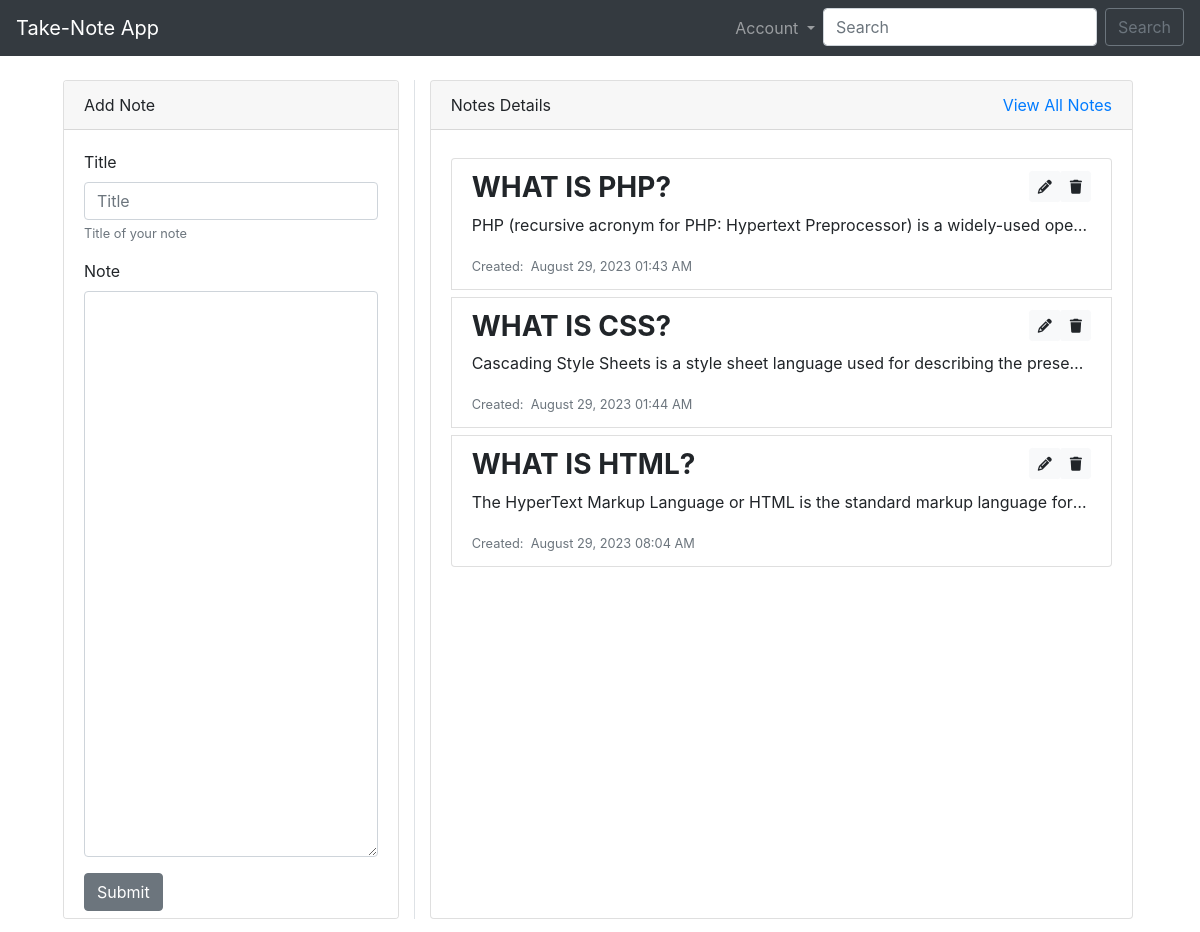
The page / on the database its author committed.
### tables this page shows
CREATE TABLE `tbl_notes` (
  `tbl_notes_id` int(11) NOT NULL,
  `note_title` text NOT NULL,
  `note` longtext NOT NULL,
  `date_time` timestamp NOT NULL DEFAULT current_timestamp() ON UPDATE current_timestamp()
);

### index.php (the view, shortened to what this page needs)
<!DOCTYPE html>
<html lang="en">
<head>
    <link rel="stylesheet" href="https://cdn.jsdelivr.net/npm/bootstrap@4.0.0/dist/css/bootstrap.min.css">
    <link rel="stylesheet" href="https://cdnjs.cloudflare.com/ajax/libs/font-awesome/6.4.2/css/all.min.css" />
</head>
<body>
    <nav class="navbar navbar-expand-lg navbar-dark bg-dark col-12">
        <a class="navbar-brand" href="#">Take-Note App</a>
        <div class="collapse navbar-collapse" id="navbarSupportedContent">
            <ul class="navbar-nav ml-auto">
                <li class="nav-item dropdown">
                    <a class="nav-link dropdown-toggle" href="#" id="navbarDropdown" role="button" data-toggle="dropdown" aria-haspopup="true" aria-expanded="false">
                        Account
                    </a>
                </li>
                <li class="nav-item">
                    <form class="form-inline my-2 my-lg-0">
                        <input class="form-control mr-sm-2" type="search" placeholder="Search" aria-label="Search">
                        <button class="btn btn-outline-secondary my-2 my-sm-0" type="submit">Search</button>
                    </form>
                </li>
            </ul>
        </div>
    </nav>
    <div class="main-panel mt-4 ml-5 col-11">
        <div class="row">
            <div class="col-md-4 border-right">
                <div class="card">
                    <div class="card-header">
                        Add Note
                    </div>
                    <div class="card-body">
                        <form method="post" action="endpoint/add_note.php">
                            <div class="form-group">
                                <label for="noteTitle">Title</label>
                                <input type="text" class="form-control" id="noteTitle" name="note_title" placeholder="Title">
                                <small id="emailHelp" class="form-text text-muted">Title of your note</small>
                            </div>
                            <div class="form-group">
                                <label for="note">Note</label>
                                <textarea class="form-control" id="note" name="note_content" rows="23"></textarea>
                            </div>
                            <button type="submit" class="btn btn-secondary">Submit</button>
                        </form>
                    </div>
                </div>
            </div>
            <div class="col-md-8">
                <div class="card">
                    <div class="card-header">
                        Notes Details
                        <a href="all_notes.php" class="float-right">View All Notes</a>
                    </div>
                    <div class="card-body">
                        <div class="data-item">
                            <ul class="list-group">
                            <?php
                            include('conn/conn.php');
                            $stmt = $conn->prepare("SELECT * FROM `tbl_notes`");
                            $stmt->execute();
                            $result = $stmt->fetchAll();
                            foreach ($result as $row) {
                                $noteID = $row['tbl_notes_id'];
                                $noteTitle = $row['note_title'];
                                $noteContent = $row['note'];
                                $noteDateTime = $row['date_time'];
                                $formattedDateTime = date('F j, Y H:i A', strtotime($noteDateTime));
                            ?>
                                <li class="list-group-item mt-2">
                                    <div class="btn-group float-right">
                                        <a href="endpoint/update_note.php?edit=<?php echo $noteID ?>"><button type="button" class="btn btn-sm btn-light" title="Show"><i class="fa fa-pencil"></i></button></a>
                                        <button onclick="delete_note('<?php echo $noteID ?>')" type="button" class="btn btn-sm btn-light" title="Remove"><i class="fa fa-trash"></i></button>
                                    </div>
                                    <h3 style="text-transform:uppercase;"><b><?php echo $noteTitle ?></b></h3>
                                    <p class="note-content"><?php echo $noteContent ?></p>
                                    <small class="block text-muted text-info">Created: <i class="fa fa-clock-o text-info"></i> <?php echo $formattedDateTime ?></small>
                                </li>
                            <?php
                            }
                            ?>
                            </ul>
                        </div>
                    </div>
                </div>
            </div>
        </div>
    </div>
</body>
</html>

### index.php (style rules this page uses)
.main-panel, .card { margin: auto; height: 90vh; overflow-y: auto; }
.note-content { max-height: 20em; overflow: hidden; text-overflow: ellipsis; white-space: nowrap; }

### rows shown on the page
tbl_notes: note_title "WHAT IS PHP?", note "PHP (recursive acronym for PHP: Hypertext Preprocessor) is a widely-used ope…", date_time "August 29, 2023 01:43 AM"
tbl_notes: note_title "WHAT IS CSS?", note "Cascading Style Sheets is a style sheet language used for describing the prese…", date_time "August 29, 2023 01:44 AM"
tbl_notes: note_title "WHAT IS HTML?", note "The HyperText Markup Language or HTML is the standard markup language for…", date_time "August 29, 2023 08:04 AM"
